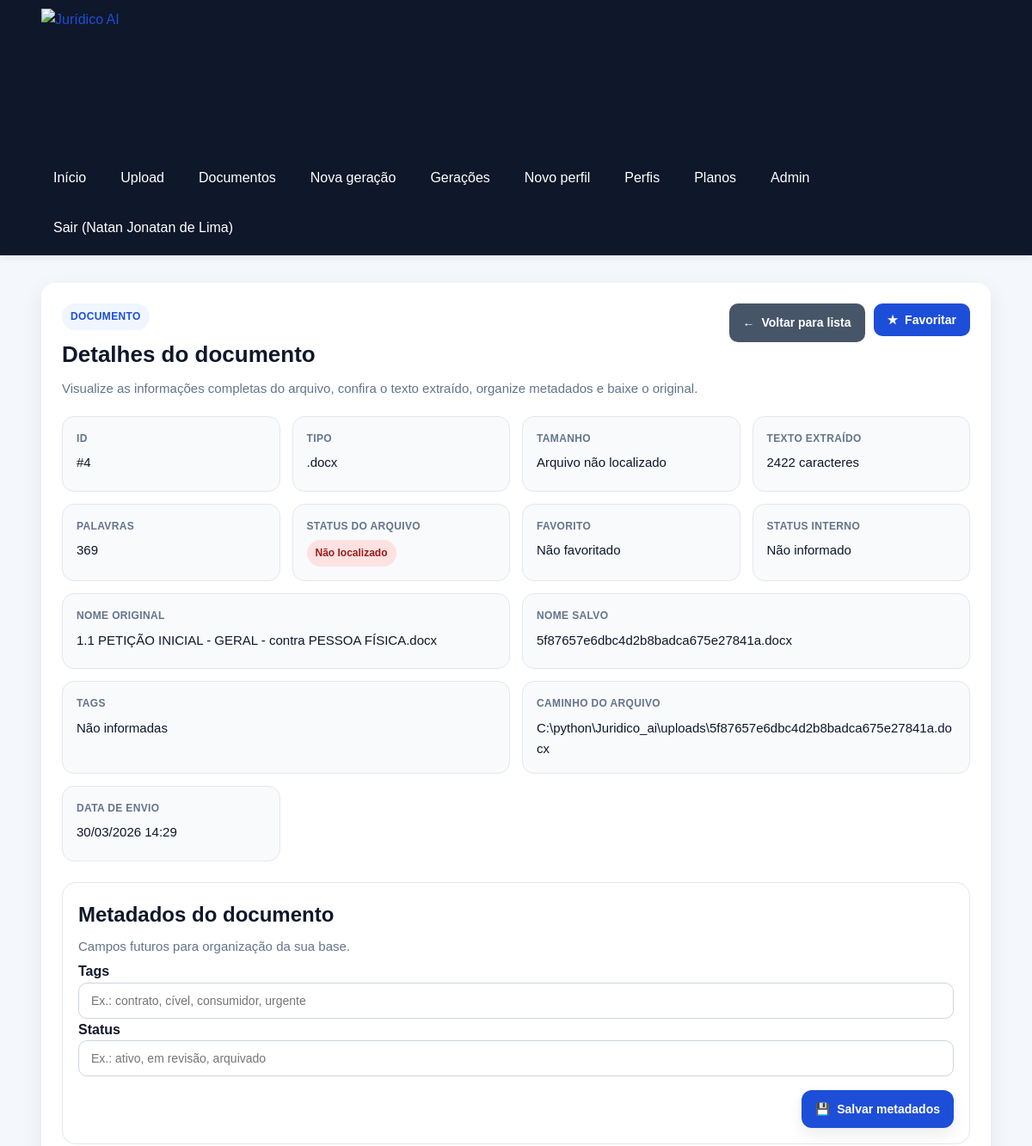
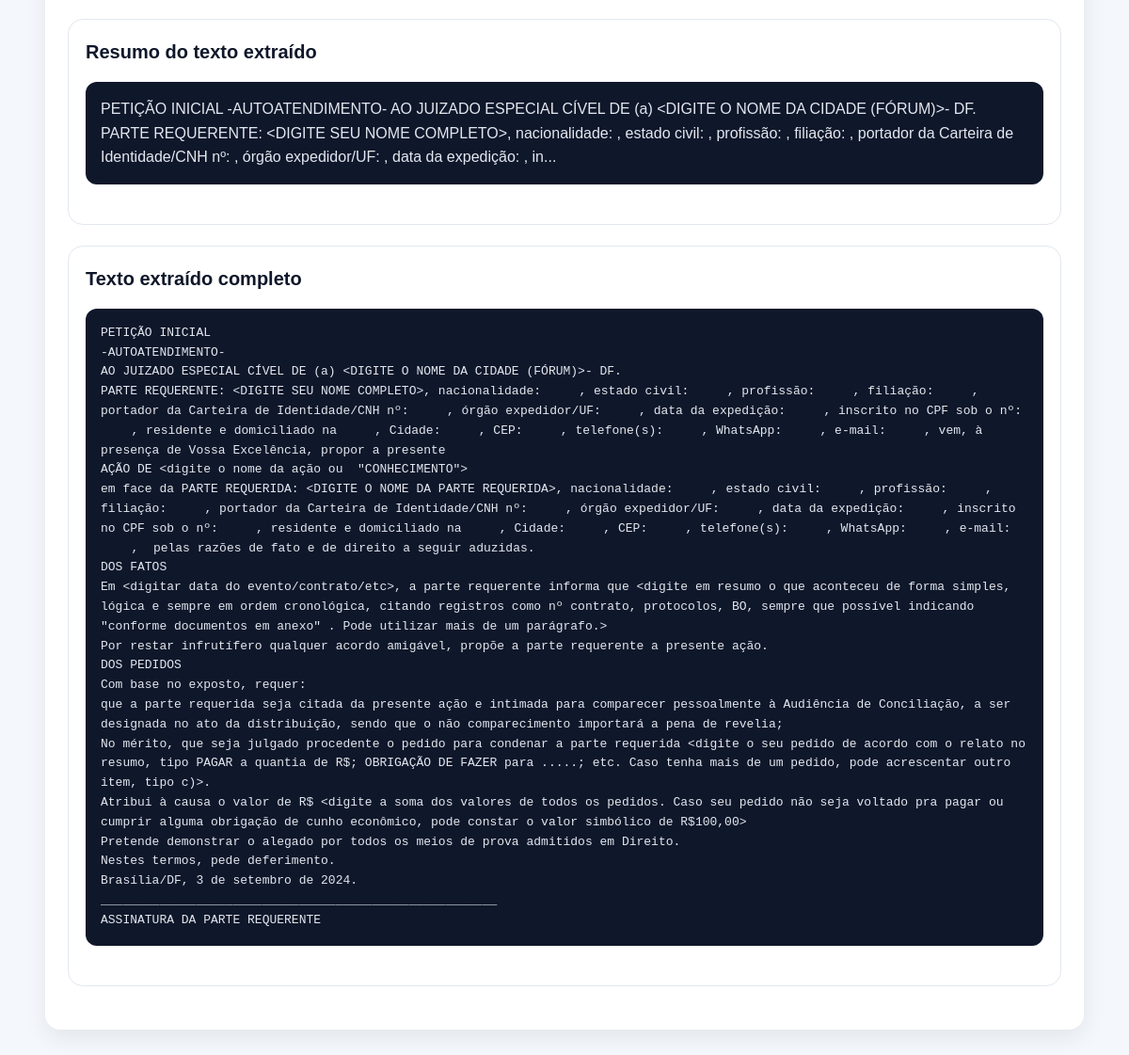
Page /documents/4 (signed in) on the committed database (2 pictures, top to bottom).
### app/models/user.py (models this page shows, shortened)
class User(Base):
    __tablename__ = "users"
    id = Column(Integer, primary_key=True, index=True)
    full_name = Column(String(150), nullable=False)
    email = Column(String(255), nullable=False, unique=True, index=True)
    password_hash = Column(String(255), nullable=False)
    is_active = Column(Boolean, default=True, nullable=False)
    is_admin = Column(Boolean, default=False, nullable=False)
    plan_slug = Column(String(50), default="free", nullable=False, index=True)
    created_at = Column(DateTime, default=agora_brasil, nullable=False, index=True)
    updated_at = Column(DateTime, default=agora_brasil, onupdate=agora_brasil, nullable=False)

### app/models/document.py (models this page shows, shortened)
class Document(Base):
    __tablename__ = "documents"
    id = Column(Integer, primary_key=True, index=True)
    original_filename = Column(String(255), nullable=False, index=True)
    saved_filename = Column(String(255), nullable=False)
    file_path = Column(String(500), nullable=False)
    file_type = Column(String(20), nullable=False, index=True)
    extracted_text = Column(Text, nullable=False)
    user_id = Column(Integer, ForeignKey("users.id", ondelete="CASCADE"), nullable=True, index=True)
    tags = Column(Text, nullable=True)
    is_favorite = Column(Boolean, default=False, nullable=False)
    status = Column(String(100), nullable=True)
    version = Column(Integer, default=1, nullable=False)
    created_at = Column(DateTime, default=agora_brasil, nullable=False)
    updated_at = Column(DateTime, default=agora_brasil, onupdate=agora_brasil, nullable=False)
    deleted_at = Column(DateTime, nullable=True, index=True)
    generations = relationship(
        "Generation",
        secondary=generation_documents,
        back_populates="documents",
        passive_deletes=True,
    )
    user = relationship("User", passive_deletes=True)

### app/routers/documents.py (the view)
@router.get("/{document_id}", response_class=HTMLResponse)
def document_detail(
    document_id: int,
    request: Request,
    db: Session = Depends(get_db),
    usuario: User = Depends(get_authenticated_user),
):
    documento = buscar_documento_por_id(db, document_id, usuario.id)
    if not documento:
        raise HTTPException(status_code=404, detail="Documento não encontrado.")
    tamanho_bytes = obter_tamanho_arquivo(documento)
    documento_view = {
        "id": documento.id,
        "original_filename": documento.original_filename,
        "saved_filename": documento.saved_filename,
        "file_type": documento.file_type,
        "file_path": documento.file_path,
        "created_at": documento.created_at,
        "extracted_text": documento.extracted_text,
        "file_exists": documento_existe(documento),
        "file_size_label": formatar_tamanho_arquivo(tamanho_bytes),
        "text_length": contar_caracteres_texto(documento.extracted_text),
        "word_count": contar_palavras_texto(documento.extracted_text),
        "text_preview": resumir_texto_extraido(documento.extracted_text, 300),
    }
    return templates.TemplateResponse(
        "document_detail.html",
        {
            "request": request,
            "title": "Detalhes do documento",
            "documento": documento_view,
            "sucesso": request.query_params.get("sucesso"),
            "erro": request.query_params.get("erro"),
        },
    )

### app/templates/document_detail.html (shortened to what this page needs)
{% extends "base.html" %}
{% block content %}
<section class="card">
    <div class="cabecalho-pagina">
        <div>
            <span class="etiqueta-secao">Documento</span>
            <h2>Detalhes do documento</h2>
            <p class="texto-suave">
                Visualize as informações completas do arquivo, confira o texto extraído, organize metadados e baixe o original.
            </p>
        </div>
        <div class="acoes-topo">
            <a class="botao botao-secundario" href="/documents">
                <span class="icone-botao" aria-hidden="true">←</span>
                Voltar para lista
            </a>
            <form
                action="/documents/{{ documento.id }}/favorite"
                method="post"
                data-loading-form
                data-loading-message="Atualizando favorito do documento..."
                data-loading-button-text="Salvando..."
            >
                <button type="submit" class="botao botao-secundario">
                    <span class="icone-botao" aria-hidden="true">★</span>
                    {% if documento.is_favorite %}Desfavoritar{% else %}Favoritar{% endif %}
                </button>
            </form>
        </div>
    </div>
    <div class="grid-detalhes">
        <div class="info-box">
            <span class="info-label">ID</span>
            <span class="info-value">#{{ documento.id }}</span>
        </div>
        <div class="info-box">
            <span class="info-label">Tipo</span>
            <span class="info-value">{{ documento.file_type }}</span>
        </div>
        <div class="info-box">
            <span class="info-label">Tamanho</span>
            <span class="info-value">{{ documento.file_size_label }}</span>
        </div>
        <div class="info-box">
            <span class="info-label">Texto extraído</span>
            <span class="info-value">{{ documento.text_length }} caracteres</span>
        </div>
        <div class="info-box">
            <span class="info-label">Palavras</span>
            <span class="info-value">{{ documento.word_count }}</span>
        </div>
        <div class="info-box">
            <span class="info-label">Status do arquivo</span>
            <span class="info-value">
                {% if documento.file_exists %}
                    <span class="badge badge-sucesso">Disponível</span>
                {% else %}
                    <span class="badge badge-erro">Não localizado</span>
                {% endif %}
            </span>
        </div>
        <div class="info-box">
            <span class="info-label">Favorito</span>
            <span class="info-value">
                {% if documento.is_favorite %}
                    ★ Favorito
                {% else %}
                    Não favoritado
                {% endif %}
            </span>
        </div>
        <div class="info-box">
            <span class="info-label">Status interno</span>
            <span class="info-value">
                {{ documento.status or "Não informado" }}
            </span>
        </div>
        <div class="info-box info-box-largo">
            <span class="info-label">Nome original</span>
            <span class="info-value">{{ documento.original_filename }}</span>
        </div>
        <div class="info-box info-box-largo">
            <span class="info-label">Nome salvo</span>
            <span class="info-value">{{ documento.saved_filename }}</span>
        </div>
        <div class="info-box info-box-largo">
            <span class="info-label">Tags</span>
            <span class="info-value">{{ documento.tags or "Não informadas" }}</span>
        </div>
        <div class="info-box info-box-largo">
            <span class="info-label">Caminho do arquivo</span>
            <span class="info-value">{{ documento.file_path }}</span>
        </div>
        <div class="info-box">
            <span class="info-label">Data de envio</span>
            <span class="info-value">
                {{ documento.created_at.strftime("%d/%m/%Y %H:%M") if documento.created_at else "-" }}
            </span>
        </div>
    </div>
    <section class="bloco-informativo">
        <div class="bloco-informativo-topo bloco-informativo-topo-entre-linhas">
            <div>
                <h3>Metadados do documento</h3>
                <p class="texto-suave">
                    Campos futuros para organização da sua base.
                </p>
            </div>
        </div>
        <form
            action="/documents/{{ documento.id }}/metadata"
            method="post"
            class="formulario-geracao"
            data-loading-form
            data-loading-message="Salvando metadados do documento..."
            data-loading-button-text="Salvando..."
        >
            <div class="grid-formulario">
                <div class="campo-completo">
                    <label for="tags">Tags</label>
                    <input
                        type="text"
                        id="tags"
                        name="tags"
                        value="{{ documento.tags or '' }}"
                        placeholder="Ex.: contrato, cível, consumidor, urgente"
                    >
                </div>
                <div class="campo-completo">
                    <label for="status">Status</label>
                    <input
                        type="text"
                        id="status"
                        name="status"
                        value="{{ documento.status or '' }}"
                        placeholder="Ex.: ativo, em revisão, arquivado"
                    >
                </div>
            </div>
            <div class="acoes-formulario-geracao">
                <button type="submit" class="botao">
                    <span class="icone-botao" aria-hidden="true">💾</span>
                    Salvar metadados
                </button>
            </div>
        </form>
    </section>
    <section class="bloco-informativo">
        <div class="bloco-informativo-topo">
            <h3>Resumo do texto extraído</h3>
        </div>
        <div class="resultado-texto">
            <p>{{ documento.text_preview }}</p>
        </div>
    </section>
    <section class="bloco-informativo">
        <div class="bloco-informativo-topo">
            <h3>Texto extraído completo</h3>
        </div>
        <div class="resultado-texto">
            <pre>{{ documento.extracted_text }}</pre>
        </div>
    </section>
</section>
{% endblock %}

### app/templates/base.html (shortened to what this page needs)
<!DOCTYPE html>
<html lang="pt-BR">
<head>
    <link rel="stylesheet" href="{{ url_for('static', path='css/style.css') }}?v=7.8">
</head>
<body>
    <header class="topo">
        <div class="container topo-conteudo">
            <a href="/" class="marca-link" aria-label="Ir para a página inicial do Jurídico AI">
                <img
                    src="{{ url_for('static', path='img/logo-juridico-ai-sem-fundo.png') }}"
                    alt="Jurídico AI"
                    class="logo-juridico"
                >
            </a>
            <nav class="menu">
                <a href="/">Início</a>
                <a href="/documents/upload">Upload</a>
                <a href="/documents">Documentos</a>
                <a href="/generations/create">Nova geração</a>
                <a href="/generations">Gerações</a>
                <a href="/writing-profiles/create">Novo perfil</a>
                <a href="/writing-profiles">Perfis</a>
                <a href="/plans">Planos</a>
                {% if request.session.get("is_admin") %}
                <a href="/admin">Admin</a>
                {% endif %}
                {% if request.session.get("user_id") %}
                <form method="post" action="/auth/logout" class="menu-logout-form">
                    <button type="submit" class="menu-logout-button">
                        Sair{% if request.session.get("user_name") %} ({{ request.session.get("user_name") }}){% endif %}
                    </button>
                </form>
                {% endif %}
            </nav>
        </div>
    </header>
    <main class="container pagina-conteudo">
        {% block content %}{% endblock %}
    </main>
</body>
</html>

### rows in the picture
User: session.get "Natan Jonatan de Lima"
Document: file_type ".docx", original_filename "1.1 PETIÇÃO INICIAL - GERAL - contra PESSOA FÍSICA.docx", saved_filename "5f87657e6dbc4d2b8badca675e27841a.docx", file_path "C:\\python\\Juridico_ai\\uploads\\5f87657e6dbc4d2b8badca675e27841a.docx", created_at "30/03/2026 14:29", extracted_text "PETIÇÃO INICIAL -AUTOATENDIMENTO- AO JUIZADO ESPECIAL CÍVEL DE (a) <DIGITE O NOME DA CIDADE (FÓRUM)>- DF. PARTE REQUERENTE: <DIGITE SEU NOME COMPLETO>, nacionalidade: , estado civil: , profissão: , filiação: , portador da Carteira de Identidade/CNH nº: , órgão expedidor/UF: , data da expedição: , inscrito no CPF sob o nº: , residente e domiciliado na , Cidade: , CEP: , telefone(s): , WhatsApp: , e-mail: , vem, à presença de Vossa Excelência, propor a presente AÇÃO DE <digite o nome da ação ou \"CONHECIMENTO\"> em face da PARTE REQUERIDA: <DIGITE O NOME DA PARTE REQUERIDA>, nacionalidade: , estado civil: , profissão: , filiação: , portador da Carteira de Identidade/CNH nº: , órgão…"

### other values in the picture
{{ documento.id }} "4"
{{ documento.file_size_label }} "Arquivo não localizado"
{{ documento.text_length }} "2422"
{{ documento.word_count }} "369"
{{ documento.status or "Não informado" }} "Não informado"
{{ documento.tags or "Não informadas" }} "Não informadas"
